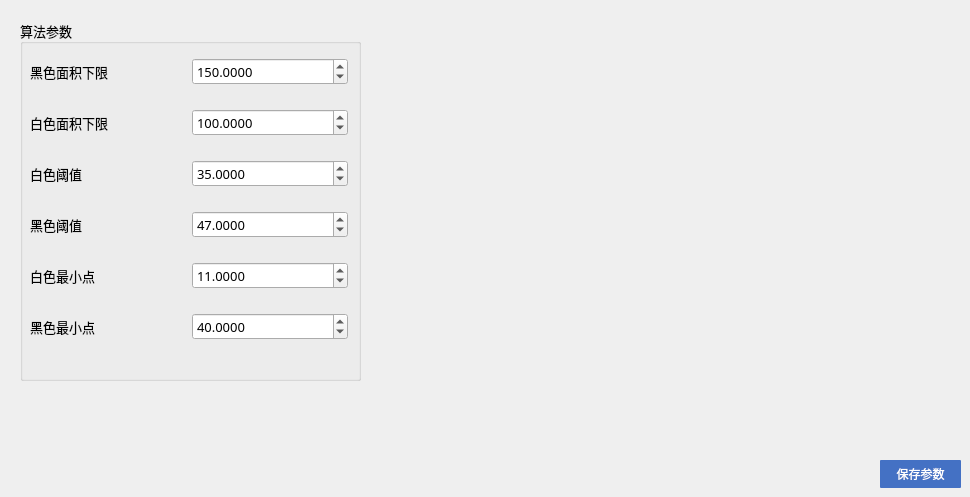
   <widget class="QWidget" name="tab_3">
    <attribute name="title">
     <string>算法参数</string>
    </attribute>
    <widget class="QGroupBox" name="groupBox_8">
     <property name="geometry">
      <rect>
       <x>20</x>
       <y>20</y>
       <width>341</width>
       <height>361</height>
      </rect>
     </property>
     <property name="font">
      <font>
       <family>微软雅黑</family>
       <pointsize>10</pointsize>
      </font>
     </property>
     <property name="title">
      <string>算法参数</string>
     </property>
     <widget class="QWidget" name="gridLayoutWidget_6">
      <property name="geometry">
       <rect>
        <x>10</x>
        <y>20</y>
        <width>318</width>
        <height>321</height>
       </rect>
      </property>
      <layout class="QGridLayout" name="gridLayout_9">
       <item row="2" column="1">
        <widget class="QDoubleSpinBox" name="white_threshold">
         <property name="decimals">
          <number>4</number>
         </property>
         <property name="maximum">
          <double>99999999.000000000000000</double>
         </property>
         <property name="value">
          <double>35.000000000000000</double>
         </property>
        </widget>
       </item>
       <item row="2" column="0">
        <widget class="QLabel" name="label_44">
         <property name="text">
          <string>白色阈值</string>
         </property>
        </widget>
       </item>
       <item row="3" column="0">
        <widget class="QLabel" name="label_45">
         <property name="text">
          <string>黑色阈值</string>
         </property>
        </widget>
       </item>
       <item row="4" column="0">
        <widget class="QLabel" name="label_46">
         <property name="text">
          <string>白色最小点</string>
         </property>
        </widget>
       </item>
       <item row="1" column="1">
        <widget class="QDoubleSpinBox" name="wihte_area_min">
         <property name="decimals">
          <number>4</number>
         </property>
         <property name="maximum">
          <double>99999999.000000000000000</double>
         </property>
         <property name="value">
          <double>100.000000000000000</double>
         </property>
        </widget>
       </item>
       <item row="0" column="1">
        <widget class="QDoubleSpinBox" name="black_area_min">
         <property name="decimals">
          <number>4</number>
         </property>
         <property name="maximum">
          <double>99999999.000000000000000</double>
         </property>
         <property name="value">
          <double>150.000000000000000</double>
         </property>
        </widget>
       </item>
       <item row="0" column="0">
        <widget class="QLabel" name="label_42">
         <property name="text">
          <string>黑色面积下限</string>
         </property>
        </widget>
       </item>
       <item row="3" column="1">
        <widget class="QDoubleSpinBox" name="black_threshold">
         <property name="decimals">
          <number>4</number>
         </property>
         <property name="maximum">
          <double>99999999.000000000000000</double>
         </property>
         <property name="value">
          <double>47.000000000000000</double>
         </property>
        </widget>
       </item>
       <item row="1" column="0">
        <widget class="QLabel" name="label_43">
         <property name="text">
          <string>白色面积下限</string>
         </property>
        </widget>
       </item>
       <item row="5" column="0">
        <widget class="QLabel" name="label_47">
         <property name="text">
          <string>黑色最小点</string>
         </property>
        </widget>
       </item>
       <item row="4" column="1">
        <widget class="QDoubleSpinBox" name="white_min">
         <property name="decimals">
          <number>4</number>
         </property>
         <property name="maximum">
          <double>99999999.000000000000000</double>
         </property>
         <property name="value">
          <double>11.000000000000000</double>
         </property>
        </widget>
       </item>
       <item row="5" column="1">
        <widget class="QDoubleSpinBox" name="black_min">
         <property name="decimals">
          <number>4</number>
         </property>
         <property name="maximum">
          <double>99999999.000000000000000</double>
         </property>
         <property name="value">
          <double>40.000000000000000</double>
         </property>
        </widget>
       </item>
      </layout>
     </widget>
    </widget>
    <widget class="QPushButton" name="pushButton_6">
     <property name="geometry">
      <rect>
       <x>880</x>
       <y>460</y>
       <width>81</width>
       <height>28</height>
      </rect>
     </property>
     <property name="minimumSize">
      <size>
       <width>75</width>
       <height>28</height>
      </size>
     </property>
     <property name="font">
      <font>
       <family>微软雅黑</family>
      </font>
     </property>
     <property name="styleSheet">
      <string notr="true">QPushButton{color:white;background-color: rgb(68, 113, 196);border-radius:1px;}
QPushButton::pressed{background-color: rgb(142, 170, 220);}</string>
     </property>
     <property name="text">
      <string>保存参数</string>
     </property>
    </widget>
   </widget>
